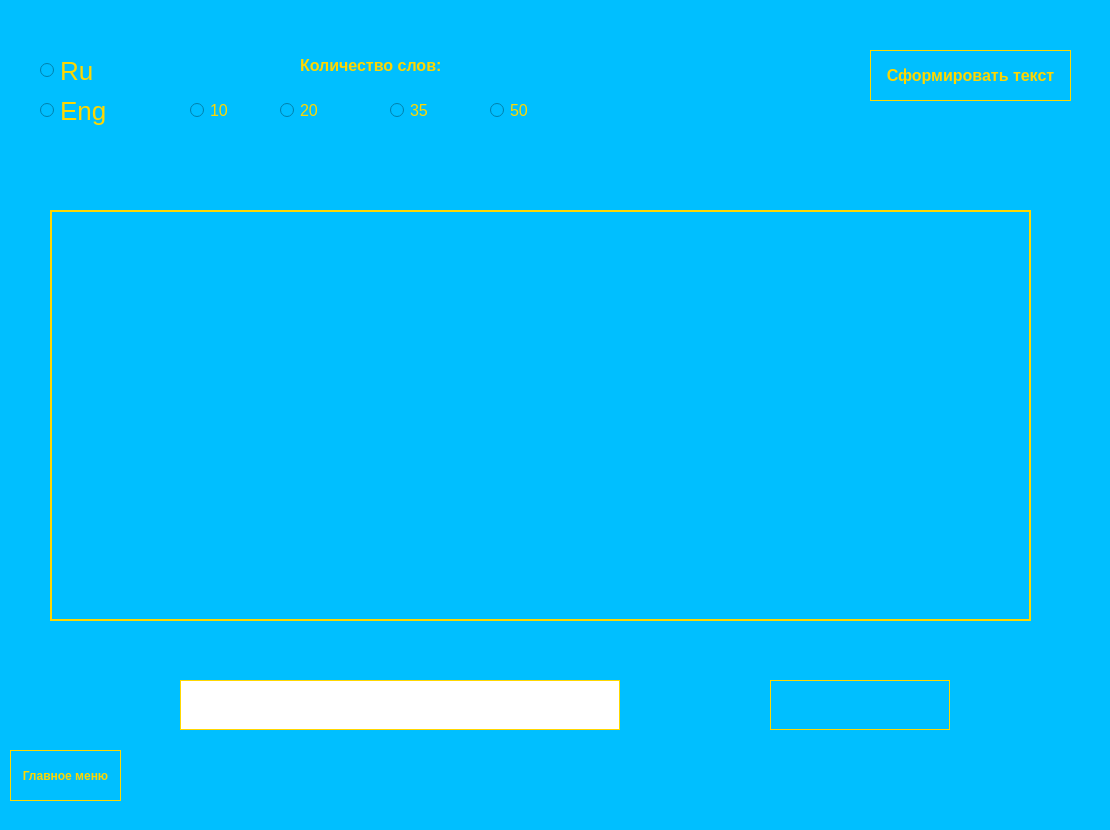
<?xml version="1.0" encoding="UTF-8"?>
<ui version="4.0">
 <class>MainWindow</class>
 <widget class="QMainWindow" name="MainWindow">
  <property name="geometry">
   <rect>
    <x>0</x>
    <y>0</y>
    <width>1110</width>
    <height>830</height>
   </rect>
  </property>
  <property name="minimumSize">
   <size>
    <width>1110</width>
    <height>830</height>
   </size>
  </property>
  <property name="maximumSize">
   <size>
    <width>1110</width>
    <height>830</height>
   </size>
  </property>
  <property name="windowTitle">
   <string>MainWindow</string>
  </property>
  <property name="styleSheet">
   <string notr="true">background: #00BFFF;</string>
  </property>
  <widget class="QWidget" name="centralwidget">
   <widget class="QRadioButton" name="radioButton">
    <property name="geometry">
     <rect>
      <x>40</x>
      <y>50</y>
      <width>141</width>
      <height>41</height>
     </rect>
    </property>
    <property name="styleSheet">
     <string notr="true">font-size: 26px; color: #FFD700;</string>
    </property>
    <property name="text">
     <string>Ru</string>
    </property>
    <attribute name="buttonGroup">
     <string notr="true">language_group</string>
    </attribute>
   </widget>
   <widget class="QRadioButton" name="radioButton_2">
    <property name="geometry">
     <rect>
      <x>40</x>
      <y>90</y>
      <width>141</width>
      <height>41</height>
     </rect>
    </property>
    <property name="styleSheet">
     <string notr="true">font-size: 26px; color: #FFD700;</string>
    </property>
    <property name="text">
     <string>Eng</string>
    </property>
    <attribute name="buttonGroup">
     <string notr="true">language_group</string>
    </attribute>
   </widget>
   <widget class="QPushButton" name="form_text_button">
    <property name="geometry">
     <rect>
      <x>870</x>
      <y>50</y>
      <width>201</width>
      <height>51</height>
     </rect>
    </property>
    <property name="styleSheet">
     <string notr="true">QPushButton {
    border: 1px solid gold;
    background: none;
    color: gold;
	font-size: 16px;
	font-family: 'gilroy';
	font-weight: 900;
}
QPushButton:hover {
    background: gold;
    color: white;
} </string>
    </property>
    <property name="text">
     <string>Сформировать текст</string>
    </property>
   </widget>
   <widget class="QLabel" name="label">
    <property name="geometry">
     <rect>
      <x>300</x>
      <y>50</y>
      <width>161</width>
      <height>31</height>
     </rect>
    </property>
    <property name="styleSheet">
     <string notr="true">color: gold;
font-size: 16px; font-weight: 900;</string>
    </property>
    <property name="text">
     <string>Количество слов:</string>
    </property>
   </widget>
   <widget class="QRadioButton" name="radioButton_3">
    <property name="geometry">
     <rect>
      <x>190</x>
      <y>100</y>
      <width>95</width>
      <height>20</height>
     </rect>
    </property>
    <property name="styleSheet">
     <string notr="true">font-size: 16px; color: gold;</string>
    </property>
    <property name="text">
     <string>10</string>
    </property>
    <attribute name="buttonGroup">
     <string notr="true">count_group</string>
    </attribute>
   </widget>
   <widget class="QRadioButton" name="radioButton_4">
    <property name="geometry">
     <rect>
      <x>490</x>
      <y>100</y>
      <width>95</width>
      <height>20</height>
     </rect>
    </property>
    <property name="styleSheet">
     <string notr="true">font-size: 16px; color: gold;</string>
    </property>
    <property name="text">
     <string>50</string>
    </property>
    <attribute name="buttonGroup">
     <string notr="true">count_group</string>
    </attribute>
   </widget>
   <widget class="QRadioButton" name="radioButton_5">
    <property name="geometry">
     <rect>
      <x>390</x>
      <y>100</y>
      <width>95</width>
      <height>20</height>
     </rect>
    </property>
    <property name="styleSheet">
     <string notr="true">font-size: 16px; color: gold;</string>
    </property>
    <property name="text">
     <string>35</string>
    </property>
    <attribute name="buttonGroup">
     <string notr="true">count_group</string>
    </attribute>
   </widget>
   <widget class="QRadioButton" name="radioButton_6">
    <property name="geometry">
     <rect>
      <x>280</x>
      <y>100</y>
      <width>95</width>
      <height>20</height>
     </rect>
    </property>
    <property name="styleSheet">
     <string notr="true">font-size: 16px; color: gold;</string>
    </property>
    <property name="text">
     <string>20</string>
    </property>
    <attribute name="buttonGroup">
     <string notr="true">count_group</string>
    </attribute>
   </widget>
   <widget class="QLabel" name="text_field">
    <property name="geometry">
     <rect>
      <x>50</x>
      <y>210</y>
      <width>981</width>
      <height>411</height>
     </rect>
    </property>
    <property name="styleSheet">
     <string notr="true">background: 00BFFF;
border: 2px solid gold;</string>
    </property>
    <property name="text">
     <string/>
    </property>
   </widget>
   <widget class="QLineEdit" name="lineEdit">
    <property name="geometry">
     <rect>
      <x>180</x>
      <y>680</y>
      <width>440</width>
      <height>50</height>
     </rect>
    </property>
    <property name="styleSheet">
     <string notr="true">background: white; border: 1px solid gold;</string>
    </property>
   </widget>
   <widget class="QLabel" name="timer_label">
    <property name="geometry">
     <rect>
      <x>770</x>
      <y>680</y>
      <width>180</width>
      <height>50</height>
     </rect>
    </property>
    <property name="styleSheet">
     <string notr="true">font-size: 16px; border:  1px solid gold; color: gold;</string>
    </property>
    <property name="text">
     <string/>
    </property>
   </widget>
   <widget class="QPushButton" name="exit_button">
    <property name="geometry">
     <rect>
      <x>10</x>
      <y>750</y>
      <width>111</width>
      <height>51</height>
     </rect>
    </property>
    <property name="styleSheet">
     <string notr="true">QPushButton{
	color: gold; 
	border: 1px solid gold;
	font-weight: bold;
}

QPushButton:hover {
    background: gold;
    color: white;
} </string>
    </property>
    <property name="text">
     <string>Главное меню</string>
    </property>
   </widget>
   <widget class="QLabel" name="error_label">
    <property name="geometry">
     <rect>
      <x>870</x>
      <y>110</y>
      <width>201</width>
      <height>16</height>
     </rect>
    </property>
    <property name="styleSheet">
     <string notr="true">color: gold; font-weight: bold; font-size: 14px;</string>
    </property>
    <property name="text">
     <string/>
    </property>
   </widget>
  </widget>
  <widget class="QStatusBar" name="statusbar"/>
 </widget>
 <resources/>
 <connections/>
 <buttongroups>
  <buttongroup name="language_group"/>
  <buttongroup name="count_group"/>
 </buttongroups>
</ui>
